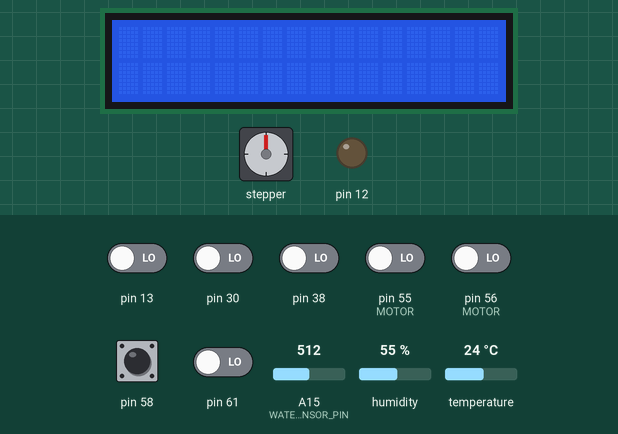
Simulated run of this sketch. Board: Arduino Mega 2560, built with avr-gcc and run on an emulated ATmega2560. Parts: 16×2 character LCD, stepper motor, output pins drawn as LEDs (lit = HIGH). Inputs (shaded band) come from the test bench; at power-on: pin 58 HIGH, pin 13, pin 30, pin 38, pin 55 (MOTOR), pin 56 (MOTOR), pin 61 LOW, A15 (WATER_SENSOR_PIN) = 512, humidity 55 %, temperature 24 °C. The local clock reads 2024-03-15 10:24:30 at power-on unless the sketch sets it; stepper angles assume 2048 steps per turn; pins used as bus, display or sensor lines are not drawn; what the sketch prints to the serial monitor is not drawn.

Above: at 1.3 s.
1.4 s: pin 58 pulled LOW for 0.15 s
At 1.5 s:
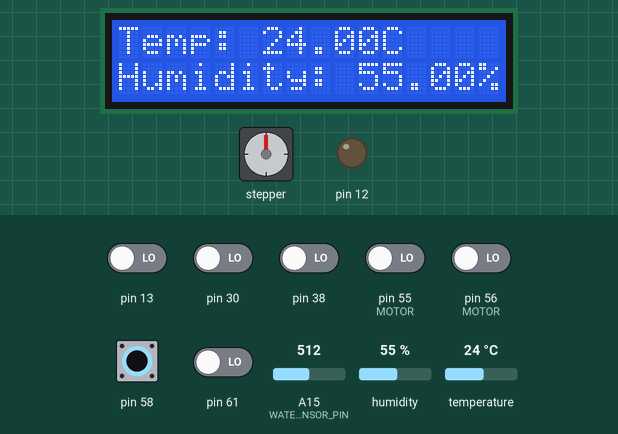
3.0 s: pin 58 pulled LOW for 3.2 s
7.7 s: pin 55 (MOTOR) driven HIGH and pin 58 driven LOW
At 8.24 s:
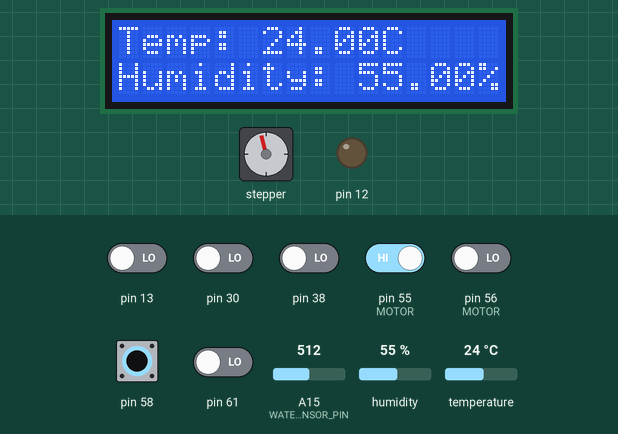
At 8.87 s:
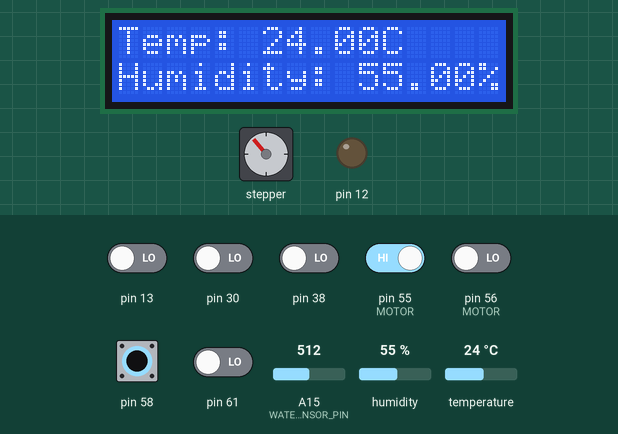
10.5 s: A15 (WATER_SENSOR_PIN) set to 136
13.3 s: A15 (WATER_SENSOR_PIN) set to 118
At 13.9 s:
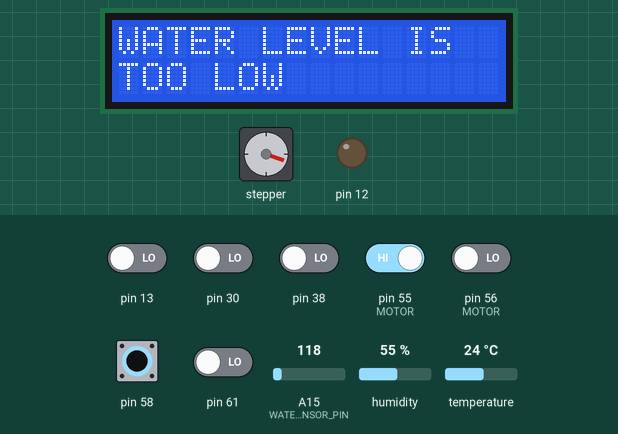
16.1 s: pin 56 (MOTOR) driven HIGH
Timing chart, 0 to 20.1 s (numbered marks = the images above; inputs shaded):
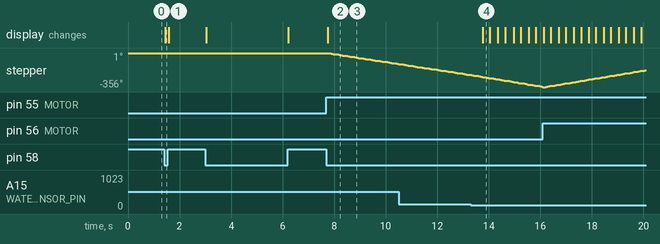

Measured:
- the behaviour switches between 128 and 127 on A15 (WATER_SENSOR_PIN) (found by bisection; images 3 and 4)
- after the input at 1.4 s, the display: changes at once (image 1)
- after the input at 7.7 s, stepper: keeps turning counter-clockwise at about 43°/s, starting after 0.15 s; the display: changes after 0.05 s (image 2)
- after the input at 13.3 s, the display: changes after 0.46 s (image 4)

The sketch:

main.ino
```cpp
#include <LiquidCrystal.h>
#include <Stepper.h>
#include <DHT.h>
#include <Wire.h>
#include <RTClib.h>

// UART Registers for Arduino Mega 2560
volatile unsigned char *myUCSR0A = (unsigned char *)0x00C0;
volatile unsigned char *myUCSR0B = (unsigned char *)0x00C1;
volatile unsigned char *myUCSR0C = (unsigned char *)0x00C2;
volatile unsigned int  *myUBRR0  = (unsigned int *)0x00C4;
volatile unsigned char *myUDR0   = (unsigned char *)0x00C6;

// Pin definitions
#define WATER_SENSOR_PIN A15
#define FAN_PIN 26
#define FAN_ENABLE_PIN 28
#define STEPPER_PIN1 8
#define STEPPER_PIN2 10
#define STEPPER_PIN3 9
#define STEPPER_PIN4 11
#define RESET_BUTTON_PIN 5
#define START_BUTTON_PIN 6
#define STOP_BUTTON_PIN 7
#define MOTOR_UP_PIN 4
#define MOTOR_DOWN_PIN 3
#define DHTPIN A3
#define LED_RED_PIN 50
#define LED_GREEN_PIN 46
#define LED_BLUE_PIN 44
#define LED_YELLOW_PIN 48

// Constants
#define WATER_THRESHOLD 25 // percentage, water in res before ERROR state
#define TEMPERATURE_THRESHOLD 25 // Celsius, temp to engage RUNNING state (above)

// Stepper motor configuration
const int stepsPerRevolution = 2048; // per my stepper motor
#define ANGLE_PER_CYCLE 15 //change accordingly
const int stepsPerCycle = (stepsPerRevolution / 360) * ANGLE_PER_CYCLE;

// Initialize objects
LiquidCrystal lcd(35, 37, 39, 41, 43, 45); // LCD pins
Stepper stepper(stepsPerRevolution, STEPPER_PIN1, STEPPER_PIN2, STEPPER_PIN3, STEPPER_PIN4); // this is for that stepper motor
DHT dht(DHTPIN, DHT11); // DHT11 sensor
RTC_DS3231 rtc; // Real-time clock module used

// Function Initialization
void moveStepMotor();
void measureTempHum();

// Define states
enum State {
  DISABLED,
  IDLE,
  ERROR_STATE,
  RUNNING
};

// VARIOUS VARIABLES
State currentState = DISABLED;
int lastMinUpdate;
float temperature, humidity;

void setup() {
  // Initialize UART communication
  U0init(9600);

  // Initialize LCD
  lcd.begin(16, 2);

  // Initialize RTC
  rtc.begin();

  // checking to make sure the rtc module is working properly . . .
  Wire.begin();
  if (!rtc.begin()) {
    U0putstring("Couldn't find RTC");
    while (1);
  }

  if (rtc.lostPower()) {
    U0putstring("RTC lost power, let's set the time!");
    rtc.adjust(DateTime(F(__DATE__), F(__TIME__)));
  }

  // Initialize stepper motor
  stepper.setSpeed(12); //rpm

  dht.begin();

  temperature = dht.readTemperature();
  humidity = dht.readHumidity();

  lastMinUpdate = (int)rtc.now().minute();

  // Initialize pins
  DDRK &= ~(1 << 7); // DHTPIN as input
  DDRF &= ~(1 << 7); // WATER_SENSOR_PIN as input
  DDRF &= ~(1 << 5); // RESET_BUTTON_PIN as input
  DDRF &= ~(1 << 4); // START_BUTTON_PIN as input
  DDRF &= ~(1 << 3); // STOP_BUTTON_PIN as input
  DDRF &= ~(1 << 2); // MOTOR_UP_PIN as input
  DDRF &= ~(1 << 1); // MOTOR_DOWN_PIN as input
  DDRB |= (1 << 6); // LED_RED_PIN as output
  DDRJ |= (1 << 7); // LED_GREEN_PIN as output
  DDRH |= (1 << 5); // LED_BLUE_PIN as output
  DDRH |= (1 << 3); // LED_YELLOW_PIN as output
  DDRG |= (1 << 4); // FAN_PIN as output
  DDRG |= (1 << 3); // FAN_ENABLE_PIN as output

  // Turn off all LEDs initially
  PORTB &= ~(1 << 6); // LED_RED_PIN LOW
  PORTJ &= ~(1 << 7); // LED_GREEN_PIN LOW
  PORTH &= ~(1 << 5); // LED_BLUE_PIN LOW
  PORTH &= ~(1 << 3); // LED_YELLOW_PIN LOW

  reportStateTransition("DISABLED"); // inital state for the system
}

void loop() {
  DateTime now = rtc.now();

  if (currentState == DISABLED) {
    // start button press?
    lcd.clear();
    PORTH |= (1 << 3); // LED_YELLOW_PIN HIGH
    PORTJ &= ~(1 << 7); // LED_GREEN_PIN LOW
    if (!(PINF & (1 << 4))) { // START_BUTTON_PIN is HIGH
      currentState = IDLE;
      PORTH &= ~(1 << 3); // LED_YELLOW_PIN LOW
      updateLCD();
      reportStateTransition("IDLE");
    }
  }
  else if (currentState == IDLE) {
    measureTempHum();
    PORTJ |= (1 << 7); // LED_GREEN_PIN HIGH
    PORTH &= ~(1 << 5); // LED_BLUE_PIN LOW

    // temp + hum monitoring
    if ((lastMinUpdate < (int)now.minute()) || ((int)(now.minute() == 0) && (lastMinUpdate != 0))) { //update ONLY every minute
      updateLCD();
    }

    // Keep water in res at or above threshold
    if (checkWaterLevel() < WATER_THRESHOLD) {
      currentState = ERROR_STATE;
      reportStateTransition("ERROR");
    }

    // Stop button?
    else if (!(PINF & (1 << 3))) { // STOP_BUTTON_PIN is HIGH
      currentState = DISABLED;
      reportStateTransition("DISABLED");
    }

    // high temp -> RUNNING state
    else if (temperature > TEMPERATURE_THRESHOLD) {
      currentState = RUNNING;
      reportStateTransition("RUNNING");
      updateLCD();
    }

    moveStepMotor(); //yuh
  }
  else if (currentState == ERROR_STATE) {
    // Error message to LCD that water level is low (DO NOT MONITOR TEMP + HUMIDITY)
    lcd.clear();
    lcd.print("WATER LEVEL IS");
    lcd.setCursor(0, 1);
    lcd.print("TOO LOW");
    PORTB |= (1 << 6); // LED_RED_PIN HIGH
    PORTH &= ~(1 << 5); // LED_BLUE_PIN LOW
    PORTJ &= ~(1 << 7); // LED_GREEN_PIN LOW

    // Rest system to IDLE if water level is okay, and reset button pressed
    if ((checkWaterLevel() >= WATER_THRESHOLD) && !(PINF & (1 << 5))) { // RESET_BUTTON_PIN is HIGH
      currentState = IDLE;
      PORTB &= ~(1 << 6); // LED_RED_PIN LOW
      reportStateTransition("IDLE");
    }

    // Stop button?
    else if (!(PINF & (1 << 3))) { // STOP_BUTTON_PIN is HIGH
      currentState = DISABLED;
      PORTB &= ~(1 << 6); // LED_RED_PIN LOW
      reportStateTransition("DISABLED");
    }

    moveStepMotor();
  }
  else if (currentState == RUNNING) {
    updateLCD();
    measureTempHum();
    PORTH |= (1 << 5); // LED_BLUE_PIN HIGH
    PORTJ &= ~(1 << 7); // LED_GREEN_PIN LOW
    PORTG |= (1 << 3); // FAN_ENABLE_PIN HIGH
    PORTG |= (1 << 4); // FAN_PIN HIGH

    // Temp + hum monitoring
    if ((lastMinUpdate < (int)now.minute()) || ((int)(now.minute() == 0) && (lastMinUpdate != 0))) { //update ONLY every minute
      updateLCD();
    }

    // monitor water level!
    if (checkWaterLevel() < WATER_THRESHOLD) {
      currentState = ERROR_STATE;
      PORTH &= ~(1 << 5); // LED_BLUE_PIN LOW
      PORTG &= ~(1 << 3); // FAN_ENABLE_PIN LOW
      PORTG &= ~(1 << 4); // FAN_PIN LOW
      U0putstring("TURNING OFF FAN");
      reportStateTransition("ERROR");
    }

    // stop button pressed??
    else if (!(PINF & (1 << 3))) { // STOP_BUTTON_PIN is HIGH
      currentState = DISABLED;
      PORTH &= ~(1 << 5); // LED_BLUE_PIN LOW
      PORTG &= ~(1 << 3); // FAN_ENABLE_PIN LOW
      PORTG &= ~(1 << 4); // FAN_PIN LOW
      U0putstring("TURNING OFF FAN");
      reportStateTransition("DISABLED");
    }
    //if temp low -> IDLE
    else if ((!isnan(temperature)) && (temperature <= TEMPERATURE_THRESHOLD)) {
      PORTH &= ~(1 << 5); // LED_BLUE_PIN LOW
      PORTG &= ~(1 << 3); // FAN_ENABLE_PIN LOW
      PORTG &= ~(1 << 4); // FAN_PIN LOW
      U0putstring("TURNING OFF FAN");
      currentState = IDLE;
      reportStateTransition("IDLE");
    }
    moveStepMotor();
  }
}

float checkWaterLevel() {
  // Read water level sensor
  int sensorValue = analogRead(WATER_SENSOR_PIN);
  float waterLevel = map(sensorValue, 0, 511, 0, 100);
  return waterLevel;
}

void moveStepMotor() {
  if (PINF & (1 << 2)) { // MOTOR_UP_PIN is HIGH
    U0putstring("MOVING STEPPER MOTOR CLKWISE ");
    U0putstring(ANGLE_PER_CYCLE);
    U0putstring(" DEGREES\n");
    stepper.step(stepsPerCycle);
  }
  else if (PINF & (1 << 1)) { // MOTOR_DOWN_PIN is HIGH
    U0putstring("MOVING STEPPER MOTOR CNTR CLKWISE ");
    U0putstring(ANGLE_PER_CYCLE);
    U0putstring(" DEGREES\n");
    stepper.step(-stepsPerCycle);
  }
}

void updateLCD() {
  DateTime now = rtc.now();
  lcd.clear();
  lcd.print("Temp: ");
  lcd.print(temperature);
  lcd.print("C");
  lcd.setCursor(0, 1);
  lcd.print("Humidity: ");
  lcd.print(humidity);
  lcd.print("%");

  lastMinUpdate = now.minute(); //update last... update
}

void measureTempHum() {
  if (!isnan(temperature) && !isnan(humidity)) {
    temperature = dht.readTemperature();
    humidity = dht.readHumidity();
  }
}

void reportStateTransition(String state) {
  DateTime now = rtc.now();
  U0putstring("State changed to ");
  U0putstring(state.c_str());
  U0putstring(" at ");
  U0putstring(now.hour());
  U0putchar(':');
  U0putstring(now.minute());
  U0putchar(':');
  U0putstring(now.second());
  U0putchar('\n');

  //Report turning on fan, if we just moved to RUNNING state . . .
  if (state == "RUNNING") {
    U0putstring("TURNING ON FAN");
    U0putstring(" at ");
    U0putstring(now.hour());
    U0putchar(':');
    U0putstring(now.minute());
    U0putchar(':');
    U0putstring(now.second());
    U0putchar('\n');
  }
}

void U0init(unsigned long U0baud)
{
  unsigned long FCPU = 16000000;
  unsigned int tbaud;
  tbaud = (FCPU / 16 / U0baud - 1);
  *myUCSR0A = 0x20;
  *myUCSR0B = 0x18;
  *myUCSR0C = 0x06;
  *myUBRR0  = tbaud;
}

unsigned char U0kbhit()
{
  // Check the RDA (Receive Data Available) bit in UCSR0A
  // RDA bit is bit 7
  return (*myUCSR0A & (1 << 7)) != 0;
}

unsigned char U0getchar()
{
  // Wait for data to be received
  while (!U0kbhit());
  // Read data from the buffer
  return *myUDR0;
}

void U0putchar(unsigned char U0pdata)
{
  // Wait for the transmit buffer to be empty
  while (!(*myUCSR0A & (1 << 5))); // Wait for TBE (Transmit Buffer Empty) bit
  // Put data into buffer, which will be transmitted
  *myUDR0 = U0pdata;
}

void U0putstring(char *U0data)
{
  while (*U0data != '\0') {
    U0putchar(*U0data);
    U0data++;
  }
}
```
